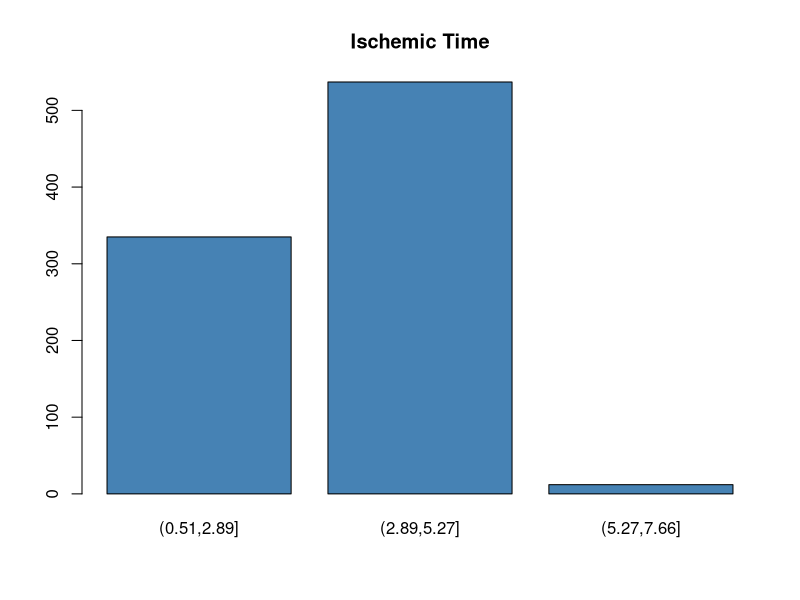
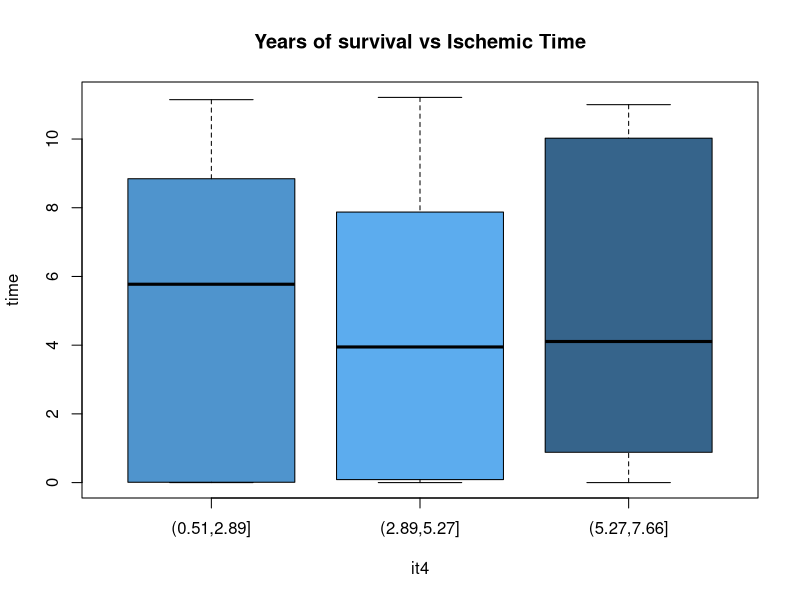
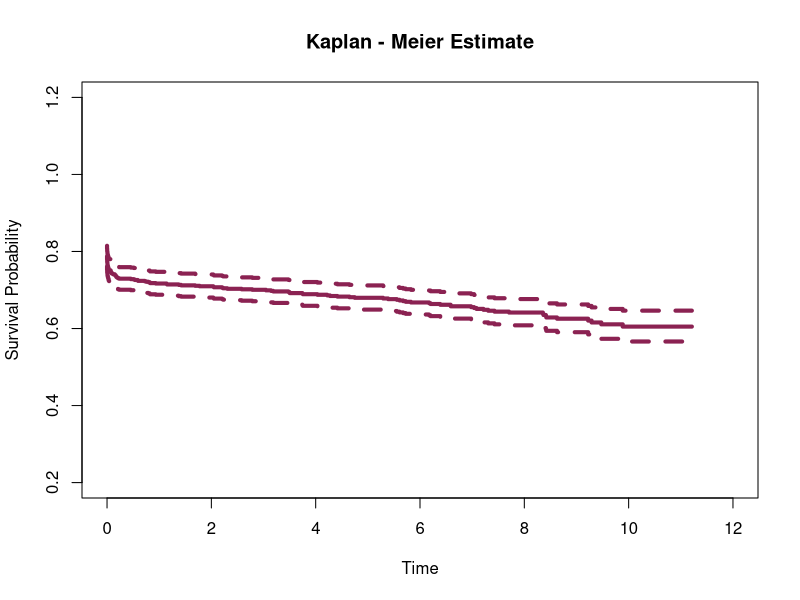

The R script that drew these images, in order: (Note: this script raises an error after producing the figures.)
#install.packages("survival", "survminer")
library(survminer)
library(survival)

bio<-read.table("data/BioSurvData6.txt",header = T,sep = ",")
bio
attach(bio)

b<-bio[apply(bio, 1, function(x) all(is.finite(x))), ]
names(b)<-c("time","censor","IT")
attach(b)

# tranform ischemic time to hours
IT<-b$IT/60

c<-table(b$censor)
censor<-b$censor
attach(b)

#divide ischemic time to 3 stages
it4<-cut(IT,3)

s<-Surv(time, censor)

# Descriptives
barplot(table(it4),col="steelblue",main = "Ischemic Time")
boxplot(time~it4,col=c("steelblue3","steelblue2","steelblue4"),main="Years of survival vs Ischemic Time")
cor(time,IT)#arnitiki sisxetisi

model1 <- survfit( s~ 1, conf.type="none")
summary(model1)
plot(model1, xlab="Time", ylab="Survival Probability",ylim=c(0.2,1.2),col="violetred4",lw=4,xlim=c(0,12),main="Kaplan - Meier Estimate")


# KAPLAN - MEIER
ggsurvplot(fKM)

ggsurvplot(fKM, conf.int=TRUE, pval=TRUE, risk.table=TRUE, 
           legend.labs=c("(0.51,2.89]","(2.89,5.27]","(5.27,7.66]"), legend.title="IT",  
           palette=c("dodgerblue2", "orchid2","darkcyan"), 
           title="Survival probability depending ischemic time", 
           risk.table.height=.15)


sCox1 <- coxph(s ~ IT,data=b)
summary(sCox1)
sCox2 <- coxph(s ~ it4,data=b,method="breslow")
summary(sCox2)


#Survival if the ischemic time is 1 hour

fKM$surv[IT=1]

